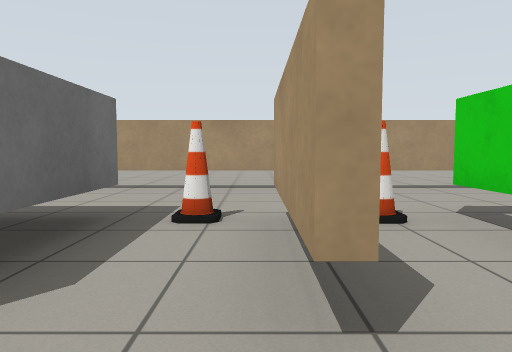
[1] (above)

21 first-person views from a walk through a Gazebo world. The camera is 0.77 m above the floor, tilts 4° down and sees 70° across. The floor is counted in squares, 1 m on a side. Each view is taken from the middle of a square. On the plan, view 1 faces up. The plan holds only what a view shows up to about 11 squares ahead; the rest is blank.

[2]
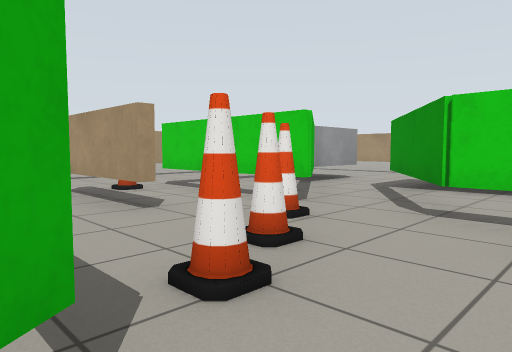

[3]
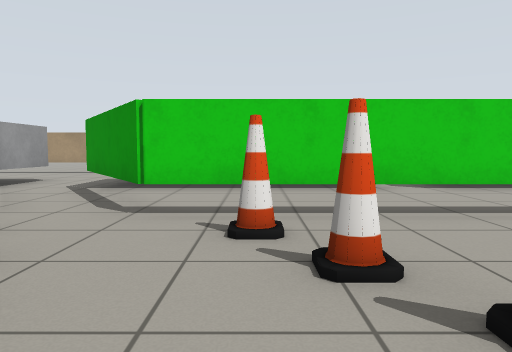

[4]
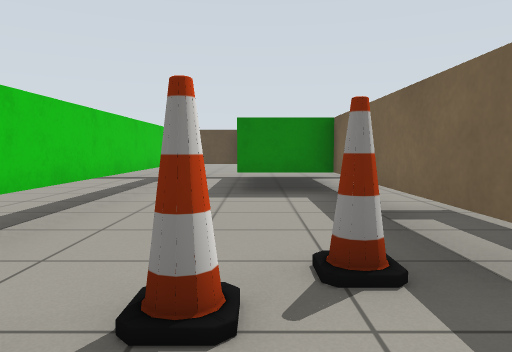

[5]
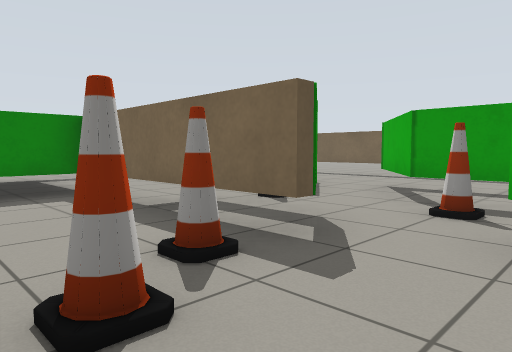

[6]
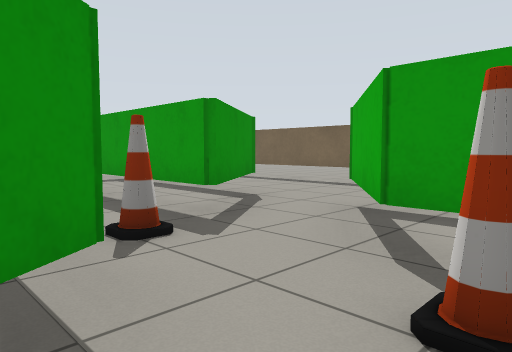

[7]
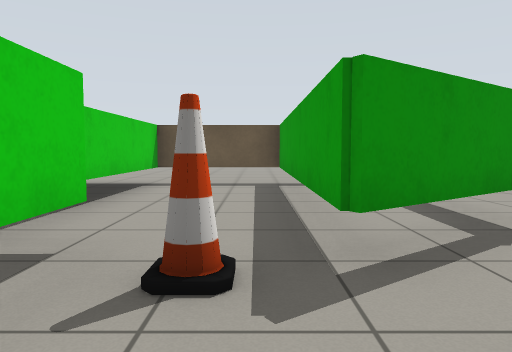

[8]
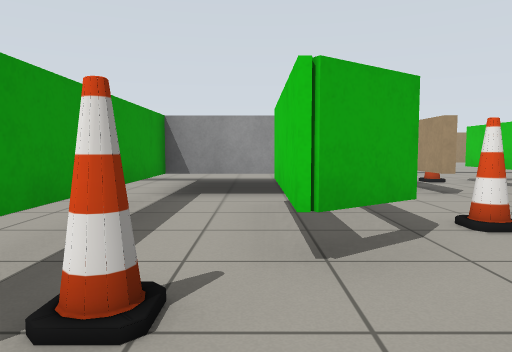

[9]
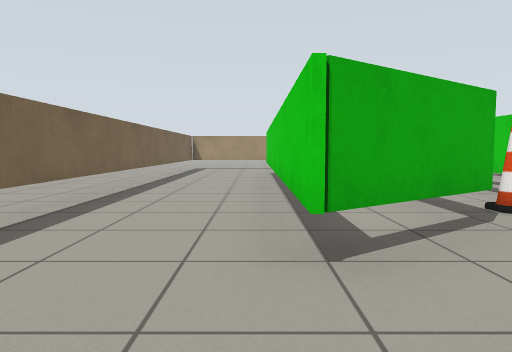

[10]
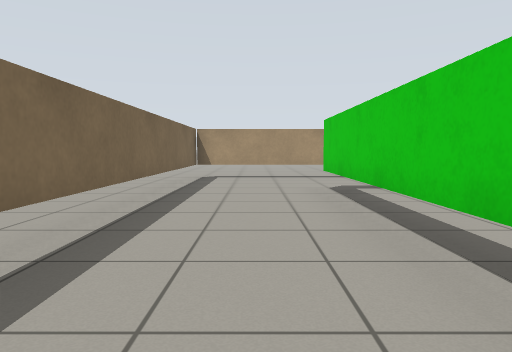

[11]
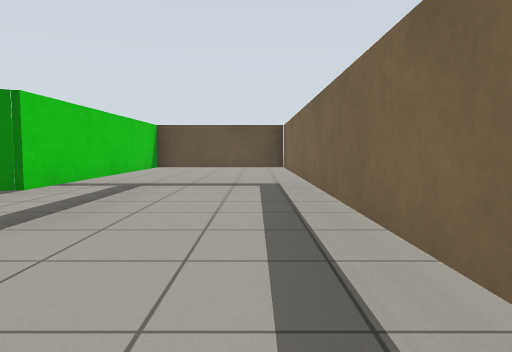

[12]
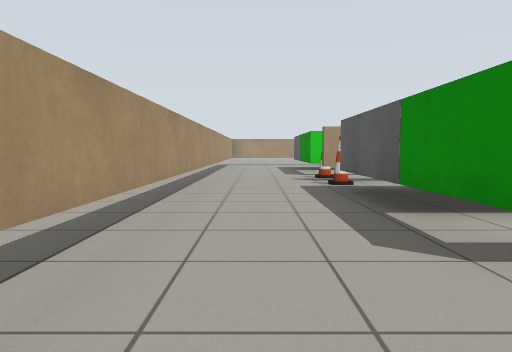

[13]
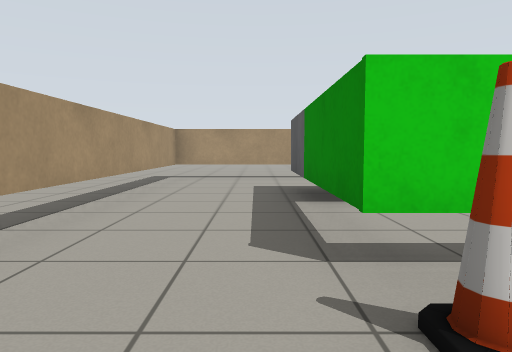

[14]
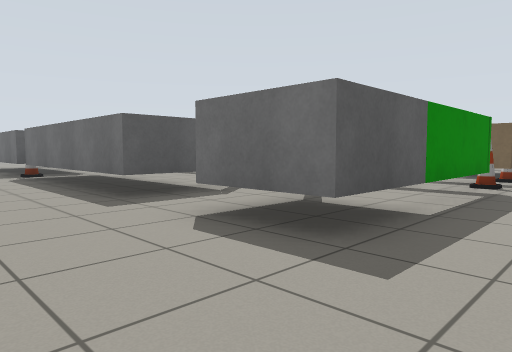

[15]
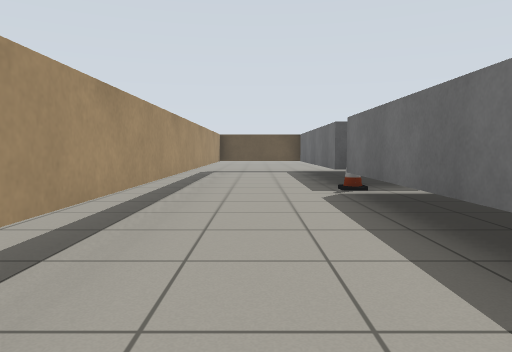

[16]
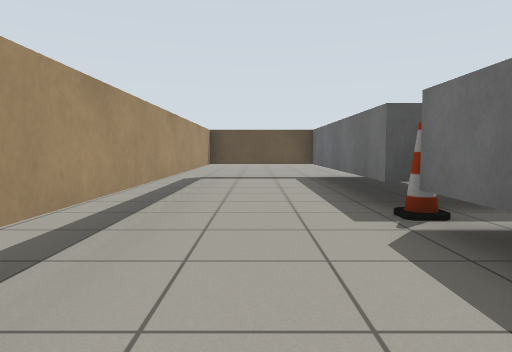

[17]
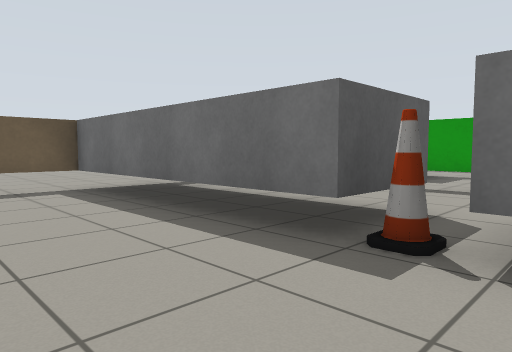

[18]
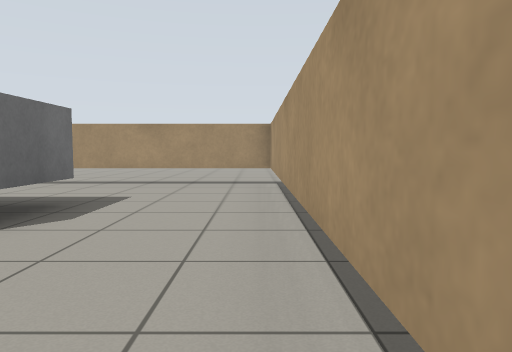

[19]
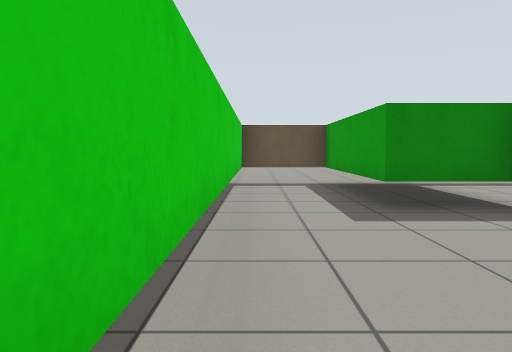

[20]
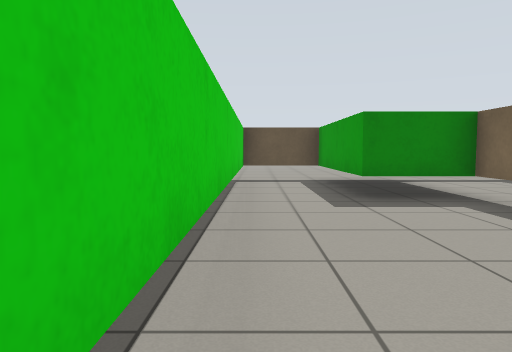

[21]
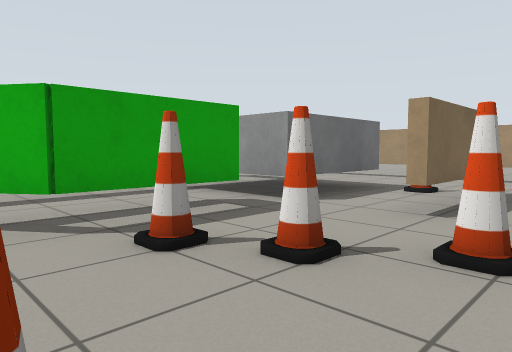

### Floor plan
Key: @ floor where view 1 was taken; # wall or solid block; . floor; B grey box; C cone; T thing the floor can be seen under or through; G green box.
Columns run from 10 left of view 1 to 11 right of it. Each row starts with its distance up from view 1.
  8 ######################
  7 #....................#
  6 #....................#
  5 #....................#
  4 #...##BBBCTC.TT#BB...#
  3 #...T   B.T..T. BB...#
  2 #...T BBB.T..TT#.....#
  1 #...T#.......T.......#
  0 #...##..#.@C...#BB...#
 -1 #...##..#CC..##  B...#
 -2 #...TT..#....#.  B...#
 -3 #...TTC....C.T.  B...#
 -4 #...TT..TCC..T.  B...#
 -5 #...T...T....T.  B...#
 -6 #.....C.T....T.  C...#
 -7 #...##..T....T.BBB...#
 -8 #...##..T....T.  B...#
 -9 #...##...GG..T.  B...#
-10 #...##...GG..T.  B...#
-11 #...##...GG..T.  B...#
-12 #...##...GG..#.  B...#
-13 ##############   #####

Where each view was taken, in squares from view 1:
view 1: 0 up, 0 right, facing up
view 2: 3 down, 2 left, facing up-right
view 3: 3 down, 2 left, facing right
view 4: 2 down, 0 right, facing down
view 5: 2 down, 1 right, facing down-left
view 6: 3 down, 2 left, facing down-left
view 7: 4 down, 4 left, facing down
view 8: 5 down, 3 left, facing up
view 9: 8 down, 7 left, facing up
view 10: 3 down, 8 left, facing up
view 11: 4 down, 9 left, facing down
view 12: 6 up, 9 left, facing right
view 13: 5 up, 0 right, facing right
view 14: 6 up, 10 right, facing down-left
view 15: 1 up, 9 right, facing down
view 16: 2 down, 9 right, facing down
view 17: 5 down, 10 right, facing down-left
view 18: 1 down, 10 right, facing up
view 19: 4 down, 2 right, facing down
view 20: 3 down, 2 right, facing down
view 21: 3 down, 2 right, facing up-left
